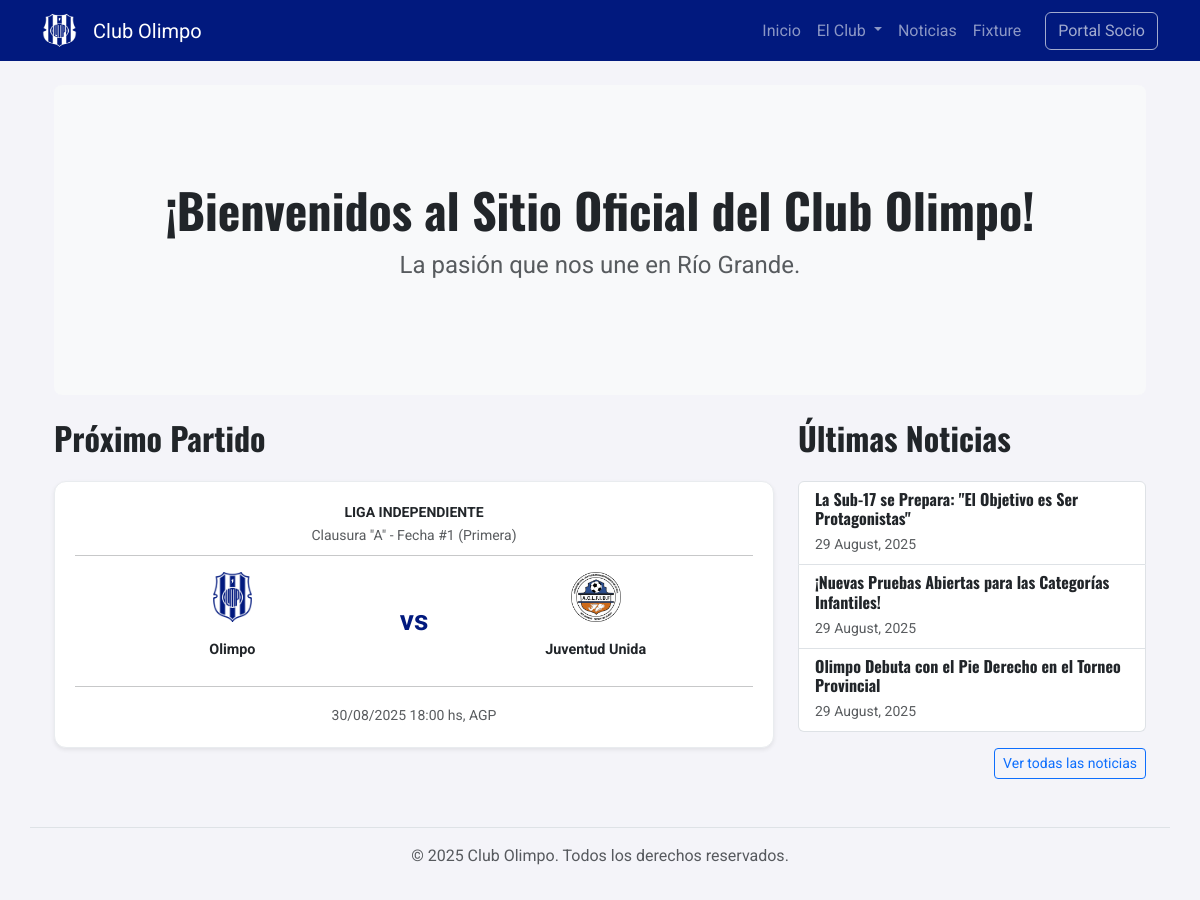
The page / on the database its author committed.
### fixtures/models.py (models this page shows, shortened)
class Fixture(models.Model):
    home_team = models.ForeignKey(Team, on_delete=models.CASCADE, related_name="home_fixtures", verbose_name="Equipo Local")
    away_team = models.ForeignKey(Team, on_delete=models.CASCADE, related_name="away_fixtures", verbose_name="Equipo Visitante")
    home_score = models.PositiveIntegerField("Goles Local", null=True, blank=True)
    away_score = models.PositiveIntegerField("Goles Visitante", null=True, blank=True)
    match_datetime = models.DateTimeField("Fecha y Hora del Partido", null=True, blank=True)
    venue = models.CharField("Estadio o Lugar", max_length=150, blank=True)
    league_name = models.CharField("Nombre de la Liga", max_length=150, blank=True)
    tournament_name = models.CharField("Nombre del Torneo", max_length=150, blank=True)
    stage = models.CharField("Etapa del Torneo", max_length=100, blank=True) # Ej: "Fecha 1", "Semifinal"
    category = models.ForeignKey(Category, on_delete=models.CASCADE, related_name="fixtures", verbose_name="Categoría del Club")
    display_order = models.PositiveIntegerField("Orden", default=0, help_text="Menor número aparece primero")
    class Meta:
        verbose_name = "Partido"
        verbose_name_plural = "Partidos"
        ordering = ['display_order', 'match_datetime']

class Team(models.Model):
    name = models.CharField("Nombre del Equipo", max_length=150, unique=True)
    shield_image = models.ImageField("Escudo", upload_to='team_shields/', blank=True, null=True)
    class Meta:
        verbose_name = "Equipo"
        verbose_name_plural = "Equipos"
        ordering = ['name']

### players/models.py (models this page shows, shortened)
class Category(models.Model):
    name = models.CharField("Nombre", max_length=100, unique=True)
    order = models.PositiveIntegerField("Orden", default=0, help_text="Menor número aparece primero")
    class Meta:
        verbose_name = "Categoría"
        verbose_name_plural = "Categorías"
        ordering = ['order', 'name']

### news/models.py (models this page shows, shortened)
class Article(models.Model):
    class Status(models.TextChoices):
        DRAFT = 'DF', 'Borrador'
        PUBLISHED = 'PB', 'Publicado'
    title = models.CharField("Título", max_length=200)
    subtitle = models.CharField("Subtítulo", max_length=200, blank=True)
    slug = models.SlugField("Slug (URL)", max_length=200, unique=True)
    category = models.ForeignKey(NewsCategory, on_delete=models.SET_NULL, null=True, verbose_name="Categoría")
    featured_image = models.ImageField("Imagen Destacada", upload_to='news_images/', blank=True, null=True)
    excerpt = models.TextField("Extracto o Resumen", blank=True)
    content = models.TextField("Contenido")
    status = models.CharField("Estado", max_length=2, choices=Status.choices, default=Status.DRAFT)
    created_on = models.DateTimeField("Fecha de Creación", auto_now_add=True)
    updated_on = models.DateTimeField("Última Actualización", auto_now=True)
    class Meta:
        ordering = ['-created_on']
        verbose_name = "Noticia"
        verbose_name_plural = "Noticias"

### core/views.py (the view)
# urls.py: path('', views.home, name='home'),
def home(request):
    latest_articles = Article.objects.filter(status='PB').order_by('-created_on')[:3]
    next_fixture = Fixture.objects.filter(match_datetime__gte=timezone.now()).order_by('match_datetime').first()
    context = {
        'latest_articles': latest_articles,
        'next_fixture': next_fixture,
    }
    return render(request, 'core/home.html', context)

### fixtures/templatetags/custom_filters.py (called while the page is built)
@register.filter(name='venue_display')
def venue_display(fixture):
    if fixture.venue:
        return f", {fixture.venue}"
    if fixture.match_datetime.date() >= timezone.now().date():
        return ", Lugar a confirmar"
    return ""

### core/templates/core/home.html
{% extends 'base.html' %}
{% load custom_filters %}  {% block title %}Bienvenido al Club Olimpo{% endblock %}
{% block content %}
<div class="container">
    <div class="p-5 mb-4 bg-light rounded-3 text-center">
        <div class="container-fluid py-5">
            <h1 class="display-5 fw-bold">¡Bienvenidos al Sitio Oficial del Club Olimpo!</h1>
            <p class="fs-4 text-muted">La pasión que nos une en Río Grande.</p>
        </div>
    </div>
    <div class="row">
        <div class="col-lg-8">
            <h2 class="mb-4">Próximo Partido</h2>
            {% if next_fixture %}
                <div class="card fixture-card shadow-sm">
                    <div class="card-body">
                        <div class="row mb-2 align-items-center text-center">
                            <div class="col-12">
                                {% if next_fixture.league_name %}<strong class="d-block text-uppercase small">{{ next_fixture.league_name }}</strong>{% endif %}
                                <small class="text-muted">
                                    {% if next_fixture.tournament_name %}{{ next_fixture.tournament_name }}{% endif %}
                                    {% if next_fixture.stage %}- {{ next_fixture.stage }}{% endif %}
                                    {% if next_fixture.category %} ({{ next_fixture.category.name }}){% endif %}
                                </small>
                            </div>
                        </div>
                        <hr class="mt-0 mb-3">
                        <div class="matchup-row">
                            <div class="team-display home-team">
                                {% if next_fixture.home_team.shield_image %}<img src="{{ next_fixture.home_team.shield_image.url }}" alt="{{ next_fixture.home_team.name }}" class="team-shield">{% endif %}
                                <span class="team-name fw-bold mt-2">{{ next_fixture.home_team.name }}</span>
                            </div>
                            <div class="score-display">vs</div>
                            <div class="team-display away-team">
                                {% if next_fixture.away_team.shield_image %}<img src="{{ next_fixture.away_team.shield_image.url }}" alt="{{ next_fixture.away_team.name }}" class="team-shield">{% endif %}
                                <span class="team-name fw-bold mt-2">{{ next_fixture.away_team.name }}</span>
                            </div>
                        </div>
                        <hr class="mt-3 mb-0">
                        <div class="row mt-3 text-center">
                            <div class="col-12 text-muted">
                                <small>
                                    {% if next_fixture.match_datetime %}
                                        {{ next_fixture.match_datetime|date:"d/m/Y H:i" }} hs{{ next_fixture|venue_display }}
                                    {% else %}
                                        Fecha y hora a definir
                                    {% endif %}
                                </small>
                            </div>
                        </div>
                    </div>
                </div>
            {% else %}
                <p>No hay próximos partidos programados.</p>
            {% endif %}
        </div>
        <div class="col-lg-4">
            <h2 class="mb-4">Últimas Noticias</h2>
            <div class="list-group">
                {% for article in latest_articles %}
                    <a href="{% url 'article_detail' article.slug %}" class="list-group-item list-group-item-action">
                        <div class="d-flex w-100 justify-content-between">
                            <h6 class="mb-1">{{ article.title }}</h6>
                        </div>
                        <small class="text-muted">{{ article.created_on|date:"d F, Y" }}</small>
                    </a>
                {% empty %}
                    <p>No hay noticias recientes.</p>
                {% endfor %}
            </div>
            <div class="mt-3 text-end">
                <a href="{% url 'news_list' %}" class="btn btn-sm btn-outline-primary">Ver todas las noticias</a>
            </div>
        </div>
    </div>
</div>
{% endblock %}

### static/css/_variables.css (style rules this page uses)
:root { --primary-color: #01197e; --accent-color: #2a7fff; --light-gray-bg: #f4f4f9; --dark-text-color: #212529; --medium-gray-color: #6c757d; --font-headings: 'Oswald', sans-serif; --font-body: 'Roboto', sans-serif; }

### static/css/_base.css (style rules this page uses)
body { font-family: var(--font-body); background-color: var(--light-gray-bg); color: var(--dark-text-color); }
h1, h2, h3, h4, h5, h6 { font-family: var(--font-headings); font-weight: 700; }

### static/css/_components.css (style rules this page uses)
.card { border-color: #dee2e6; }

### static/css/_fixtures.css (style rules this page uses)
.fixture-card { border-radius: 0.75rem; border: 1px solid #e9ecef; overflow: hidden; }
.fixture-card .card-body { padding: 1.25rem; }
.fixture-card .matchup-row { display: flex; align-items: center; justify-content: space-between; }
.fixture-card .matchup-row .team-display { flex: 1; display: flex; flex-direction: column; align-items: center; padding: 0 5px; }
.fixture-card .team-shield { width: 50px; height: 50px; object-fit: contain; }
.fixture-card .team-name { font-size: 0.9rem; min-height: 40px; display: flex; align-items: center; justify-content: center; text-align: center; }
.fixture-card .matchup-row .score-display { flex-shrink: 0; font-size: 1.75rem; font-weight: 700; color: var(--primary-color); white-space: nowrap; padding: 0 10px; }

### rows shown on the page
Fixture: league_name "LIGA INDEPENDIENTE", tournament_name "Clausura \"A\"", stage "Fecha #1", category.name "Primera", home_team.shield_image (picture), home_team.name "Olimpo", away_team.shield_image (picture), away_team.name "Juventud Unida", match_datetime "30/08/2025 18:00", venue ", AGP"
Article: title "La Sub-17 se Prepara: \"El Objetivo es Ser Protagonistas\"", created_on "29 August, 2025"
Article: title "¡Nuevas Pruebas Abiertas para las Categorías Infantiles!", created_on "29 August, 2025"
Article: title "Olimpo Debuta con el Pie Derecho en el Torneo Provincial", created_on "29 August, 2025"
